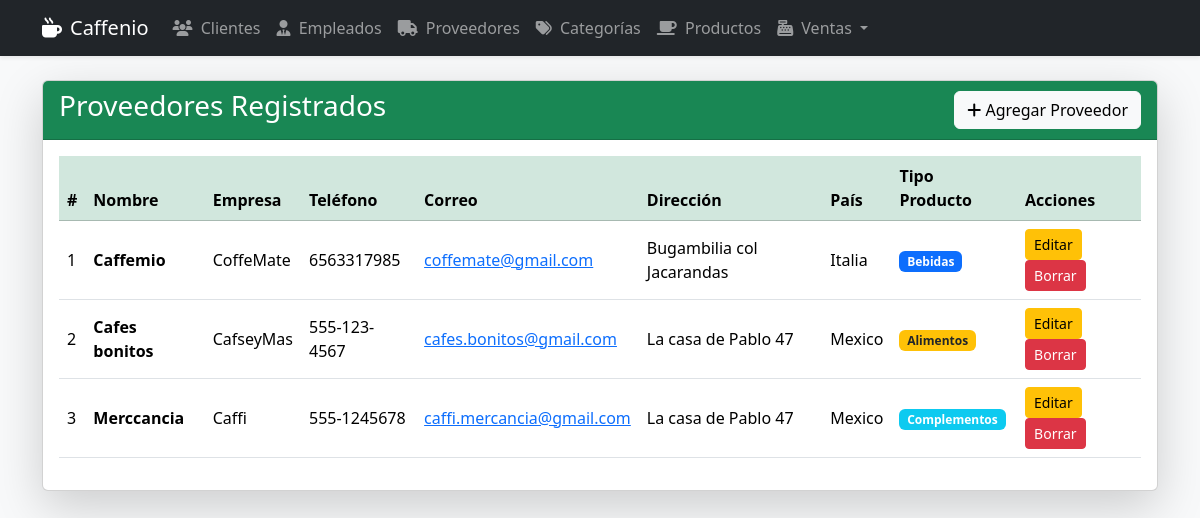
Screenshot of /proveedores/ with the database file from the repository.
### app_Caffenio/models.py (models this page shows, shortened)
class Proveedor(models.Model):
    nombre = models.CharField(max_length=100)
    empresa = models.CharField(max_length=100)
    telefono = models.CharField(max_length=20)
    correo = models.EmailField()
    direccion = models.CharField(max_length=200)
    pais = models.CharField(max_length=50)
    tipo_producto = models.CharField(max_length=50, choices=[('bebidas', 'Bebidas'), ('alimentos', 'Alimentos'), ('complementos', 'Complementos')])

### app_Caffenio/views.py (the view)
# urls.py: path('proveedores/', views.ver_proveedores, name='ver_proveedores'),
def ver_proveedores(request):
    proveedores = Proveedor.objects.all()
    return render(request, 'proveedor/ver_proveedores.html', {'proveedores': proveedores})

### app_Caffenio/templates/proveedor/ver_proveedores.html (shortened to what this page needs)
{% extends 'base.html' %}
{% block content %}
<div class="card shadow-lg mt-4">
    <div class="card-header bg-success text-white d-flex justify-content-between align-items-center">
        <h3>Proveedores Registrados</h3>
        <a href="{% url 'agregar_proveedor' %}" class="btn btn-light">
            <i class="fas fa-plus"></i> Agregar Proveedor
        </a>
    </div>
    <div class="card-body">
        <div class="table-responsive">
            <table class="table table-hover align-middle">
                <thead class="table-success">
                    <tr>
                        <th>#</th>
                        <th>Nombre</th>
                        <th>Empresa</th>
                        <th>Teléfono</th>
                        <th>Correo</th>
                        <th>Dirección</th>
                        <th>País</th>
                        <th>Tipo Producto</th>
                        <th>Acciones</th>
                    </tr>
                </thead>
                <tbody>
                    {% for p in proveedores %}
                    <tr>
                        <td>{{ forloop.counter }}</td>
                        <td><strong>{{ p.nombre }}</strong></td>
                        <td>{{ p.empresa }}</td>
                        <td>{{ p.telefono }}</td>
                        <td><a href="mailto:{{ p.correo }}">{{ p.correo }}</a></td>
                        <td>{{ p.direccion }}</td>
                        <td>{{ p.pais }}</td>
                        <td>
                            <span class="badge
                                {% if p.tipo_producto == 'bebidas' %}bg-primary
                                {% elif p.tipo_producto == 'alimentos' %}bg-warning text-dark
                                {% else %}bg-info{% endif %}">
                                {{ p.get_tipo_producto_display }}
                            </span>
                        </td>
                        <td>
                            <a href="{% url 'actualizar_proveedor' p.id %}" class="btn btn-warning btn-sm" title="Editar">
                                Editar
                            </a>
                            <a href="{% url 'borrar_proveedor' p.id %}" class="btn btn-danger btn-sm" title="Eliminar">
                                Borrar
                            </a>
                        </td>
                    </tr>
                    {% endfor %}
                </tbody>
            </table>
        </div>
    </div>
</div>
{% endblock %}

### rows the page displays
Proveedor: nombre "Caffemio", empresa "CoffeMate", telefono "6563317985", correo "coffemate@gmail.com", direccion "Bugambilia col Jacarandas", pais "Italia", tipo_producto "Bebidas"
Proveedor: nombre "Cafes bonitos", empresa "CafseyMas", telefono "555-123-4567", correo "cafes.bonitos@gmail.com", direccion "La casa de Pablo 47", pais "Mexico", tipo_producto "Alimentos"
Proveedor: nombre "Merccancia", empresa "Caffi", telefono "555-1245678", correo "caffi.mercancia@gmail.com", direccion "La casa de Pablo 47", pais "Mexico", tipo_producto "Complementos"
